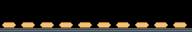
#> input picture uncrustables-line.gif, 192 x 32 px
$ python build_worker.py
#> lines starting #> are read from the running program, lines starting #| are printed output that depends on the picture
#!/usr/bin/env python3
"""Uncrustables line - build the PRIVATE-APP server from the animated GIF.

The Glance SCROLL private-app feature shows ONE still PNG (192x32) and re-fetches
it at the refresh interval you pick in the Glance Setup app (GDN apps are still
frames too; per-frame animation is "not yet" on the Glance roadmap). So the GIF
can't play on the panel as a GIF. The closest thing that works: serve one
keyframe per refresh, so the line advances one beat each time the panel
re-fetches. Ten beats = one full batch, exactly the GIF's storyboard.

This script pulls the keyframes straight out of uncrustables-line.gif (so they
match the GIF pixel for pixel), writes them to worker/frames/, and generates
worker/_worker.js with the PNGs embedded - a single-file Cloudflare Worker
with no dependencies. serve.py reads the same worker/frames/ folder.

Run with the repo venv python (needs Pillow):
  "../../glance-dev-network/.venv/bin/python" build_worker.py [path/to/uncrustables-line.gif]
"""
import base64
import io
import sys
from pathlib import Path
from PIL import Image

HERE = Path(__file__).parent
GIF = Path(sys.argv[1]) if len(sys.argv) > 1 else HERE.parent / "uncrustables-line.gif"
WORKER_DIR = HERE / "worker"
FRAMES_DIR = WORKER_DIR / "frames"

# GIF frame index -> what the beat shows (indices from the 58-frame GIF).
KEYFRAMES = [
    (0,  "empty breads waiting on the belt"),
    (8,  "PB bar #1 down, squirting"),
    (13, "PB #1 done, bar retracting"),
    (22, "jelly bar down, squirting"),
    (28, "jelly done, bar gone"),
    (34, "PB bar #2 down, squirting"),
    (38, "PB #2 done, bar retracting"),
    (42, "lids dropping on"),
    (46, "finished row + crimp sparkle"),
    (51, "batch rides the belt off the front edge"),
]

def gif_frames(path):
    im = Image.open(path)
#> im is the input picture: PIL image 192x32 P; mean R, G, B 34.8, 30.1, 22.7
    out = []
    try:
        while True:
            out.append(im.convert("RGB").copy())
            im.seek(im.tell() + 1)
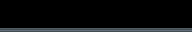
#> im: PIL image 192x32 RGB; mean R, G, B 9.8, 11.1, 12.1
#> after the loop, out = 58 items
    except EOFError:
        pass
    return out

def main():
    frames = gif_frames(GIF)
#> frames = 58 items
    w, h = frames[0].size
#> w = 192; h = 32
    if h != 32 or w > 192:
        sys.exit(f"GIF is {w}x{h}; private apps must be <=192 wide and exactly 32 tall")
    FRAMES_DIR.mkdir(parents=True, exist_ok=True)
    for old in FRAMES_DIR.glob("k*.png"):
        old.unlink()
    b64, notes = [], []
    for n, (idx, note) in enumerate(KEYFRAMES):
        if idx >= len(frames):
            sys.exit(f"keyframe {idx} is past the GIF's {len(frames)} frames")
        png = io.BytesIO()
        frames[idx].save(png, format="PNG", optimize=True)
        data = png.getvalue()
        (FRAMES_DIR / f"k{n:02d}.png").write_bytes(data)
        b64.append(base64.b64encode(data).decode("ascii"))
        notes.append(f"  // k{n:02d}  gif frame {idx:2d}  {note}")
#> after the loop, b64 = 10 items; notes = 10 items

    table = ",\n".join(f'  "{s}"' for s in b64)
    js = f'''// Uncrustables assembly line - Glance SCROLL private app ({w}x{h} PNG).
//
// GENERATED by build_worker.py from uncrustables-line.gif - edit that script
// (or the GIF), not this file. Deploy as a Cloudflare Worker from this folder
// (npx wrangler deploy; wrangler.toml is next to this file) and paste the
// http:// workers.dev URL into Glance Setup > Apps > Private Apps with the
// refresh interval set to STEP seconds. The Glance can only load plain http://,
// which workers.dev serves; Cloudflare Pages forces https and will not work.
// Each refresh the panel gets the next keyframe, so the line advances one beat per refresh and loops every {len(KEYFRAMES)} beats.
//
// Query params (handy for testing in a browser):
//   ?frame=N   force keyframe N (0-{len(KEYFRAMES) - 1})
//   ?step=S    seconds per beat (default STEP); must match the Glance refresh
//   /preview   an HTML page showing every keyframe, scaled up
//
{chr(10).join(notes)}

const STEP = 60;   // seconds per keyframe = the refresh interval set in Glance Setup
const WIDTH = {w};
const HEIGHT = {h};

const FRAMES = [
{table}
];

function pngBytes(b64) {{
  const bin = atob(b64);
  const out = new Uint8Array(bin.length);
  for (let i = 0; i < bin.length; i++) out[i] = bin.charCodeAt(i);
  return out;
}}

function frameIndex(url, nowMs) {{
  const n = FRAMES.length;
  const forced = url.searchParams.get("frame");
  if (forced !== null && forced !== "") {{
    const f = parseInt(forced, 10) || 0;
    return ((f % n) + n) % n;
  }}
  const step = Math.max(1, parseInt(url.searchParams.get("step"), 10) || STEP);
  return Math.floor(nowMs / 1000 / step) % n;
}}

function preview() {{
  const imgs = FRAMES.map((_, i) =>
    `<figure><img src="/?frame=${{i}}" width="${{WIDTH * 4}}" height="${{HEIGHT * 4}}" alt="keyframe ${{i}}"><figcaption>k${{String(i).padStart(2, "0")}}</figcaption></figure>`
  ).join("");
  const html = `<!doctype html><meta charset="utf-8"><title>Uncrustables line keyframes</title>
<style>body{{background:#111;color:#ccc;font:14px system-ui;margin:24px}}img{{image-rendering:pixelated;display:block;background:#000}}figure{{margin:0 0 14px}}figcaption{{margin-top:2px;color:#888}}</style>
<h1 style="font-size:16px">Uncrustables line - ${{FRAMES.length}} keyframes, one per ${{STEP}} s refresh</h1>
<p>Live frame right now: <img src="/" width="${{WIDTH * 4}}" height="${{HEIGHT * 4}}" alt="live"></p>${{imgs}}`;
  return new Response(html, {{ headers: {{ "Content-Type": "text/html; charset=utf-8", "Cache-Control": "no-store" }} }});
}}

export default {{
  async fetch(request) {{
    const url = new URL(request.url);
    if (url.pathname === "/preview") return preview();
    const idx = frameIndex(url, Date.now());
    return new Response(pngBytes(FRAMES[idx]), {{
      headers: {{
        "Content-Type": "image/png",
        "Content-Length": String(pngBytes(FRAMES[idx]).length),
        "Cache-Control": "no-store, no-cache, max-age=0",
        "X-Frame-Index": String(idx),
      }},
    }});
  }},
}};
'''
    (WORKER_DIR / "_worker.js").write_text(js)
    total = sum(len(s) for s in b64)
#> total = 4436
    print(f"{len(KEYFRAMES)} keyframes from {GIF.name} ({len(frames)} frames) -> {FRAMES_DIR}")
#| 10 keyframes from uncrustables-line.gif (58 frames) -> uncrustables-line/worker/frames
    print(f"wrote {WORKER_DIR / '_worker.js'} ({total // 1024} KB of embedded PNG)")
#| wrote uncrustables-line/worker/_worker.js (4 KB of embedded PNG)

if __name__ == "__main__":
    main()
